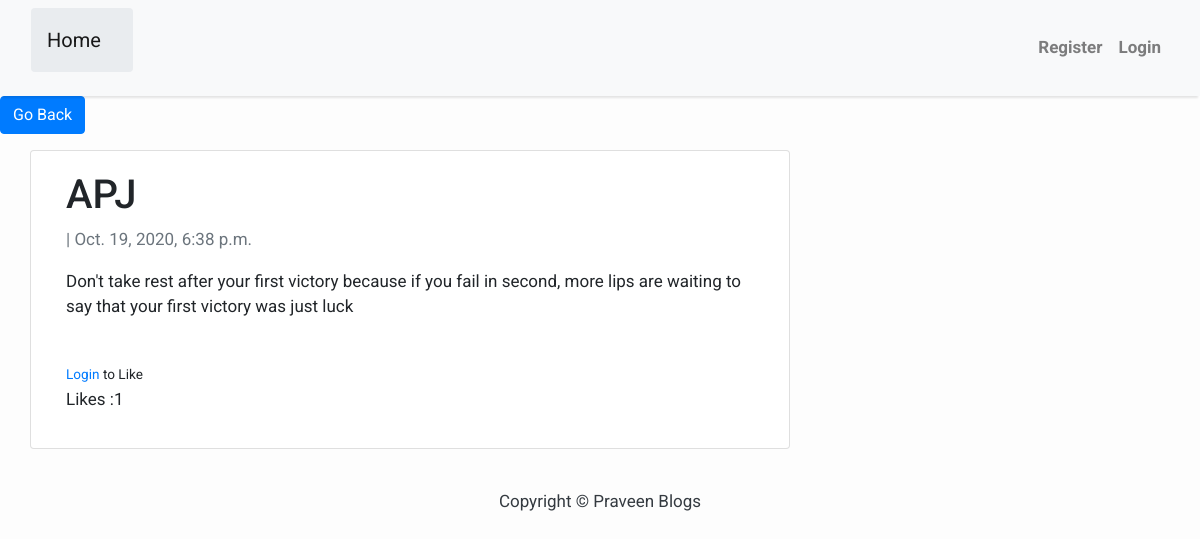
The app's page /post/2/ with its own data.
### myblog/models.py (models this page shows)
class Posts(models.Model):
    user = models.ForeignKey(UserRegistration, on_delete=models.CASCADE)
    post = models.CharField(max_length=255)
    title = models.CharField(max_length=200, unique=True,blank=True, null=True)
    slug = models.SlugField(max_length=200, unique=True, null=True, blank=True)
    updated_on = models.DateTimeField(auto_now=True, null=True, blank=True)
    content = models.TextField(blank=True, null=True)
    created_on = models.DateTimeField(auto_now_add=True, null=True, blank=True)
    likes = models.ManyToManyField(UserRegistration, blank=True, null=True, related_name='post_likes')

### myblog/views.py (the view)
# urls.py: path('post/<int:id>/', post_view, name='post_detail'),
def post_view(request, id):
    liked = False
    query = get_object_or_404(Posts, id=id)
    if query.likes.filter(id=request.user.id).exists():
        print("exists")
        liked = True
    if request.user :
        print("fff")
    else:
        print("rfrf")
    return render(request, 'post_details.html', {"user": request.user, "query": query, "d":liked})

### myblog/templates/post_details.html (shortened to what this page needs)
{% extends 'home.html' %}
{% block content %}
<head>
<link rel="stylesheet" href="https://cdnjs.cloudflare.com/ajax/libs/font-awesome/4.7.0/css/font-awesome.min.css">
    <button class="btn btn-primary" onclick="goBack()">Go Back</button>
<div class="container">
    <div class="row">
        <div class="col-md-8 card mb-4  mt-3 left  top">
            <div class="card-body">
                <h1>{% block title %} {{ query.title }} {% endblock title %}</h1>
                <p class=" text-muted">{{ query.author }} | {{ query.created_on }}</p>
                <p class="card-text ">{{ query.post | safe }}</p>
                <br>
                <form action="{% url 'like_view' query.id %}" method = "POST">
                    {% if user.is_authenticated %}
                        {% if d %}
                                    <button class="btn btn--danger btn-sm" type ="submit", name = "post_id", value = "{{ query.id }}"><i class="fa fa-thumbs-down" style="font-size:48px;color:red"></i>
</button>
                        {% else %}
                                    <button class="btn btn--primary btn-sm" type ="submit", name = "post_id", value = "{{ query.id }}"><i class="fa fa-thumbs-up" style="font-size:48px;color: blue;"></i>
</button>
                        {% endif %}
                    {% else %}
                    <small>
                        <a href="{% url 'login' %}">
                        Login </a>to Like</small>
                    {% endif %}
                </form>
                    <p>Likes :{{query.likes.count }}</p>
            </div>
        </div>
    </div>
</div>
{% endblock content %}

### myblog/templates/base.html (style rules this page uses)
body { font-family: "Roboto", sans-serif; font-size: 17px; background-color: #fdfdfd; }

### records on screen
Posts: title "APJ", created_on "Oct. 19, 2020, 6:38 p.m.", post "Don't take rest after your first victory because if you fail in second, more lips are waiting to say that your first victory was just luck", likes.count "1"
